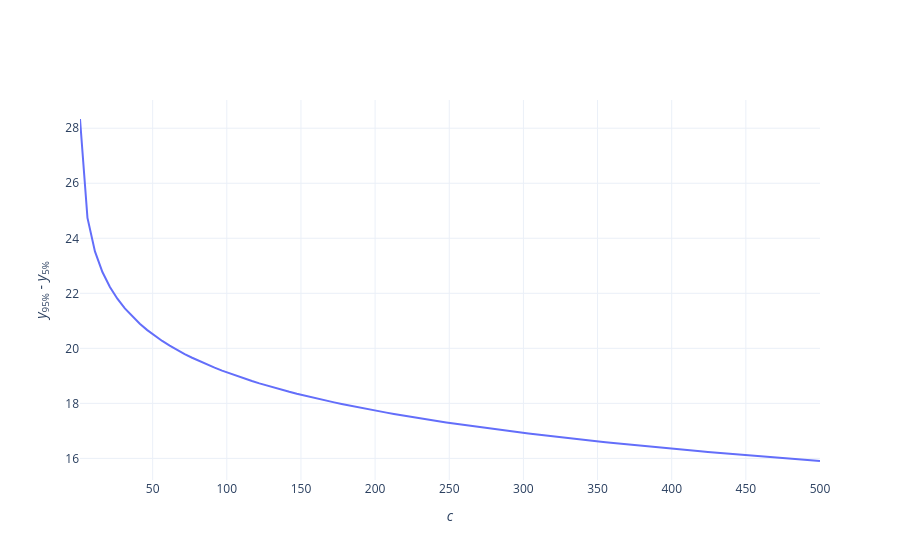

Notebook source saved alongside this figure:
### Markdown cell above
The following figure shows that the influence of the arcsinh cofactor decreases progressively for larger values. While small cofactors strongly affect the transformed signal range, increasing the cofactor beyond a certain point produces more moderate changes in the effective distribution width.

To reduce sensitivity to extreme outliers and acquisition artifacts, the transformed range is estimated here using robust quantiles rather than absolute minimum and maximum values.

This suggests that cofactor selection is relatively robust once a reasonable compression regime has been reached. In practice, the cofactor is often chosen empirically by evaluating how well downstream visualizations and machine learning methods separate cellular populations (here 250)

### Code cell
c_values = np.linspace(1, 500, 100)
y_deltas = []
for c in c_values:
    y_low, y_high = float('+inf'), float('-inf')
    for channel in features:
        y = np.arcsinh(data[channel].values/c)
        y_low = min(y_low, np.quantile(y, 0.05))
        y_high = max(y_high, np.quantile(y, 0.95))
    y_deltas.append(y_high-y_low)
cofactor_fig = go.Figure(
    data = go.Scatter(x=c_values, y=y_deltas, mode='lines', showlegend=False),
    layout = dict(
        xaxis_title = f'<i>c</i>',
        yaxis_title = f'<i>y</i><sub>95%</sub> - <i>y</i><sub>5%</sub>',
        template = f'plotly_{PLOTLY_THEME}', 
    ),
)
cofactor_fig.show()

### Figure 1 — Plotly figure (JSON) as saved in the notebook; plotly's stock layout.template omitted (floating-point values rounded to 4 significant figures)
{"data": [{"mode": "lines", "showlegend": false, "type": "scatter", "x": [1.0, 6.04, 11.08, 16.12, 21.16, 26.2, 31.24, 36.28, 41.32, 46.36, 51.4, 56.44, 61.48, 66.53, 71.57, 76.61, 81.65, 86.69, 91.73, 96.77, 101.8, 106.8, 111.9, 116.9, 122.0, 127.0, 132.1, 137.1, 142.1, 147.2, 152.2, 157.3, 162.3, 167.3, 172.4, 177.4, 182.5, 187.5, 192.5, 197.6, 202.6, 207.7, 212.7, 217.7, 222.8, 227.8, 232.9, 237.9, 242.9, 248.0, 253.0, 258.1, 263.1, 268.1, 273.2, 278.2, 283.3, 288.3, 293.3, 298.4, 303.4, 308.5, 313.5, 318.5, 323.6, 328.6, 333.7, 338.7, 343.7, 348.8, 353.8, 358.9, 363.9, 368.9, 374.0, 379.0, 384.1, 389.1, 394.2, 399.2, 404.2, 409.3, 414.3, 419.4, 424.4, 429.4, 434.5, 439.5, 444.6, 449.6, 454.6, 459.7, 464.7, 469.8, 474.8, 479.8, 484.9, 489.9, 495.0, 500.0], "y": [28.34, 24.74, 23.53, 22.78, 22.23, 21.8, 21.45, 21.15, 20.89, 20.66, 20.46, 20.27, 20.1, 19.94, 19.79, 19.66, 19.53, 19.41, 19.3, 19.19, 19.09, 18.99, 18.9, 18.81, 18.73, 18.65, 18.57, 18.49, 18.42, 18.35, 18.29, 18.22, 18.16, 18.1, 18.04, 17.98, 17.92, 17.87, 17.82, 17.76, 17.71, 17.66, 17.62, 17.57, 17.52, 17.48, 17.44, 17.39, 17.35, 17.31, 17.27, 17.23, 17.19, 17.15, 17.12, 17.08, 17.04, 17.01, 16.97, 16.94, 16.91, 16.87, 16.84, 16.81, 16.78, 16.75, 16.72, 16.69, 16.66, 16.63, 16.6, 16.57, 16.54, 16.51, 16.49, 16.46, 16.43, 16.41, 16.38, 16.36, 16.33, 16.31, 16.28, 16.26, 16.23, 16.21, 16.19, 16.16, 16.14, 16.12, 16.1, 16.07, 16.05, 16.03, 16.01, 15.99, 15.97, 15.95, 15.93, 15.91]}], "layout": {"xaxis": {"title": {"text": "<i>c</i>"}}, "yaxis": {"title": {"text": "<i>y</i><sub>95%</sub> - <i>y</i><sub>5%</sub>"}}}}
